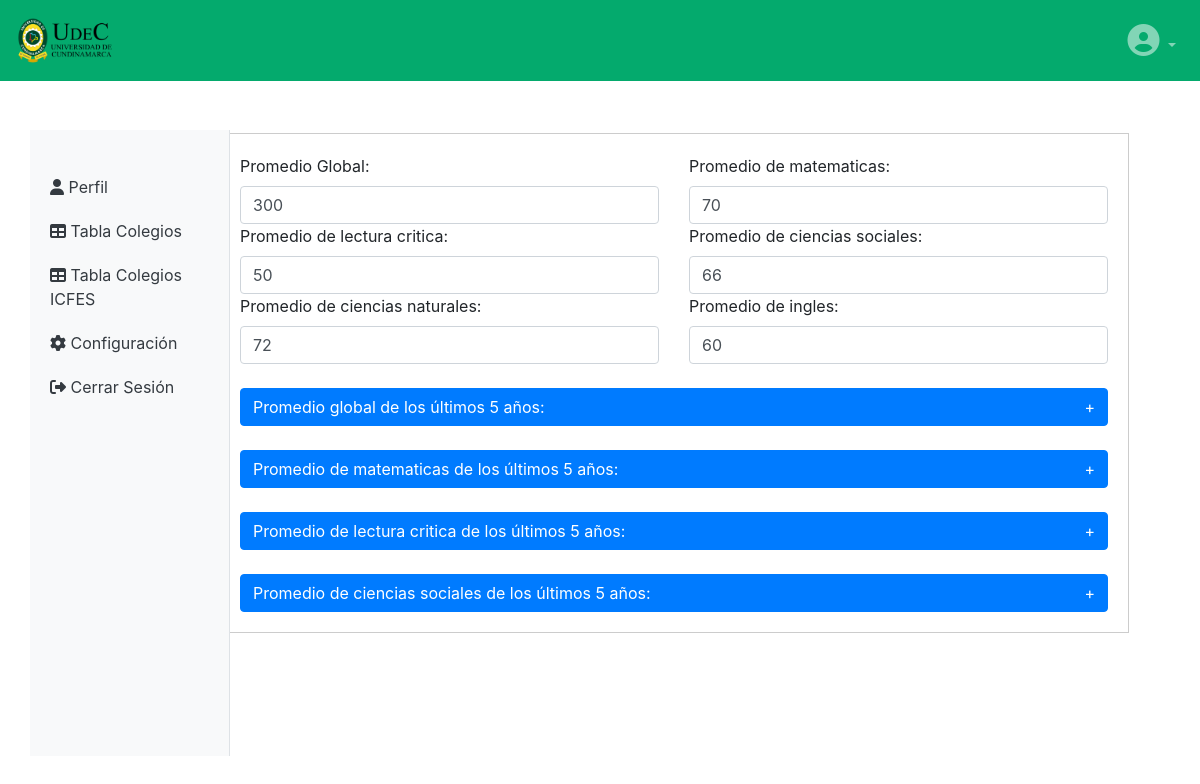
The app's page /Area-Administrador/php/editar-icfes.php?id=1&page=1 (signed in) with its own data.
### tables this page shows
CREATE TABLE `colegios` (
  `id_colegios` int(11) NOT NULL,
  `nombre` varchar(255) NOT NULL,
  `total_estudiantes` int(11) NOT NULL,
  `tipo_de_colegio` varchar(50) NOT NULL,
  `direccion` varchar(255) NOT NULL,
  `logo` varchar(300) DEFAULT NULL
);

CREATE TABLE `colegios_icfes_prom_global` (
  `id` int(11) NOT NULL,
  `id_colegios` int(11) DEFAULT NULL,
  `tipo_de_colegio` varchar(50) NOT NULL,
  `promedio_global` int(11) DEFAULT NULL
);

CREATE TABLE `colegios_icfes_prom_matematicas` (
  `id` int(11) NOT NULL,
  `id_colegios` int(11) DEFAULT NULL,
  `promedio_matematicas` int(11) DEFAULT NULL
);

CREATE TABLE `colegios_icfes_prom_lectura` (
  `id` int(11) NOT NULL,
  `id_colegios` int(11) DEFAULT NULL,
  `promedio_lectura` int(11) DEFAULT NULL
);

CREATE TABLE `colegios_icfes_prom_sociales` (
  `id` int(11) NOT NULL,
  `id_colegios` int(11) DEFAULT NULL,
  `promedio_ciencias_sociales` int(11) DEFAULT NULL
);

CREATE TABLE `colegios_icfes_prom_cienciasn` (
  `id` int(11) NOT NULL,
  `id_colegios` int(11) DEFAULT NULL,
  `promedio_ciencias_naturales` int(11) DEFAULT NULL
);

CREATE TABLE `colegios_icfes_prom_ingles` (
  `id` int(11) NOT NULL,
  `id_colegios` int(11) DEFAULT NULL,
  `promedio_ingles` int(11) DEFAULT NULL
);

### Area-Administrador/php/obtencion_datos.php (called while the page is built, shortened)
<?php
if (isset($_GET['id']) && is_numeric($_GET['id'])) {
  $id = $_GET['id'];
  include "conexion.php";
  $result = $conn->query($sql);
  if ($result->num_rows > 0) {
    $row = $result->fetch_assoc();
  } else {
    echo 'No se encontró ningún colegio con ese ID.';
  }
} else {
  echo 'ID no válido.';
}
?>

### Area-Administrador/php/editar-icfes.php (the view, shortened to what this page needs)
<!DOCTYPE html>
<html lang="es">
<head>
  <link rel="stylesheet" href="https://cdnjs.cloudflare.com/ajax/libs/font-awesome/6.4.2/css/all.min.css" />
  <link rel="stylesheet" href="https://maxcdn.bootstrapcdn.com/bootstrap/4.0.0/css/bootstrap.min.css">
  <link rel="stylesheet" href="../styles/style.css">
</head>
<body>
  <nav class="navbar navbar-expand-md navbar-dark custom-navbar fixed-top">
    <a class="navbar-brand" href="#">
      <img src="../img/ESCUDO-COLOR-H.png" alt="Logo" height="55">
    </a>
    <div class="collapse navbar-collapse justify-content-between" id="navbarNav">
      <ul class="navbar-nav">
        <li class="nav-item dropdown">
          <a class="nav-link dropdown-toggle" href="#" id="navbarDropdown" role="button" data-toggle="dropdown" aria-haspopup="true" aria-expanded="false">
            <i class="fas fa-user-circle user-icon"></i>
          </a>
        </li>
      </ul>
    </div>
  </nav>
  <nav class="sidebar">
    <a class="sidebar-item" href="../perfil.php">
      <i class="fas fa-user"></i> Perfil
    </a>
    <a class="sidebar-item" href="../Tabla-Colegios.php">
      <i class="fas fa-table"></i> Tabla Colegios
    </a>
    <a class="sidebar-item" href="../Tabla-Colegios-Icfes.php">
      <i class="fas fa-table"></i> Tabla Colegios ICFES
    </a>
    <a class="sidebar-item" href="../configuraciones.php">
      <i class="fas fa-cog"></i> Configuración
    </a>
    <a class="sidebar-item" href="cerrar_sesion.php">
      <i class="fas fa-sign-out-alt"></i> Cerrar Sesión
    </a>
  </nav>
  <div class="container">
  <?php include 'obtencion_datos.php'; ?>
        <div class="form-container">
          <form action="../actualizar-icfes.php" method="POST" enctype="multipart/form-data">
            <div class="form-group">
              <div class="row">
                <div class="col-md-6">
                  <label for="jornada_manana">Promedio Global:</label>
                  <input type="number" class="form-control" id="colegios_icfes_prom_global" name="colegios_icfes_prom_global" value="<?php echo $row['promedio_global']; ?>">
                </div>
                <div class="col-md-6">
                  <label for="jornada_tarde">Promedio de matematicas:</label>
                  <input type="number" class="form-control" id="colegios_icfes_prom_matematicas" name="colegios_icfes_prom_matematicas" value="<?php echo $row['promedio_matematicas']; ?>">
                </div>
                <div class="col-md-6">
                  <label for="jornada_completa">Promedio de lectura critica:</label>
                  <input type="number" class="form-control" id="colegios_icfes_prom_lectura" name="colegios_icfes_prom_lectura" value="<?php echo $row['promedio_lectura']; ?>">
                </div>
                <div class="col-md-6">
                  <label for="jornada_noche">Promedio de ciencias sociales:</label>
                  <input type="number" class="form-control" id="colegios_icfes_prom_sociales" name="colegios_icfes_prom_sociales" value="<?php echo $row['promedio_ciencias_sociales']; ?>">
                </div>
                <div class="col-md-6">
                  <label for="jornada_sabatina">Promedio de ciencias naturales:</label>
                  <input type="number" class="form-control" id="colegios_icfes_prom_cienciasn" name="colegios_icfes_prom_cienciasn" value="<?php echo $row['promedio_ciencias_naturales']; ?>">
                </div>
                <div class="col-md-6">
                  <label for="jornada_sabatina">Promedio de ingles:</label>
                  <input type="number" class="form-control" id="colegios_icfes_prom_ingles" name="colegios_icfes_prom_ingles" value="<?php echo $row['promedio_ingles']; ?>">
                  <br>
                </div>
                <div class="col-md-12">
                  <button class="btn btn-primary btn-block" type="button" data-toggle="collapse" data-target="#collapseForm1" aria-expanded="false" aria-controls="collapseForm1" id="toggleButton">
                    <span style="float: left;">Promedio global de los últimos 5 años:</span> <span id="toggleIcon" style="float: right;">+</span>
                  </button>
                </div>
                <div class="col-md-12">
                  <br>
                </div>
                <br>
                <div class="col-md-12">
                  <button class="btn btn-primary btn-block" type="button" data-toggle="collapse" data-target="#collapseForm2" aria-expanded="false" aria-controls="collapseForm2" id="toggleButton">
                    <span style="float: left;">Promedio de matematicas de los últimos 5 años:</span> <span id="toggleIcon" style="float: right;">+</span>
                  </button>
                </div>
                <div class="col-md-12">
                  <br>
                </div>
                <br>
                <div class="col-md-12">
                  <button class="btn btn-primary btn-block" type="button" data-toggle="collapse" data-target="#collapseForm3" aria-expanded="false" aria-controls="collapseForm3" id="toggleButton">
                    <span style="float: left;">Promedio de lectura critica de los últimos 5 años:</span> <span id="toggleIcon" style="float: right;">+</span>
                  </button>
                </div>
                <div class="col-md-12">
                  <br>
                </div>
                <br>
                <div class="col-md-12">
                  <button class="btn btn-primary btn-block" type="button" data-toggle="collapse" data-target="#collapseForm4" aria-expanded="false" aria-controls="collapseForm4" id="toggleButton">
                    <span style="float: left;">Promedio de ciencias sociales de los últimos 5 años:</span> <span id="toggleIcon" style="float: right;">+</span>
                  </button>
                </div>
                <div class="col-md-12">
                  <br>
                </div>
                <br>
                <br>
              </div>
              <br>
          </form>
        </div>
  </div>
</body>
</html>

### Area-Administrador/styles/style.css (style rules this page uses)
.user-icon { font-size: 2em; }
.custom-navbar { background-color: #04AA6D; }
.container { margin-left: 17%; max-width: 80%; }
.sidebar { position: fixed; left: 30px; top: 130px; bottom: 0; height: 50%; width: 200px; padding: 35px 0; background-color: #f8f9fa; border-right: 1px solid #dee2e6; z-index: 1000; }
.sidebar-item { padding: 10px 20px; display: block; color: #343a40; text-decoration: none; }

### Area-Administrador/php/editar-icfes.php (style rules this page uses)
.form-container { margin-top: 133px; max-height: 500px; margin-right: 20px; max-width: calc(100% - 20px); overflow-y: auto; padding: 20px; border: 1px solid #ccc; margin-right: 20px; max-width: calc(100% - 20px); }

### records on screen
colegios: colegios_icfes_prom_global "300", colegios_icfes_prom_matematicas "70", colegios_icfes_prom_lectura "50", colegios_icfes_prom_sociales "66", colegios_icfes_prom_cienciasn "72", colegios_icfes_prom_ingles "60"
